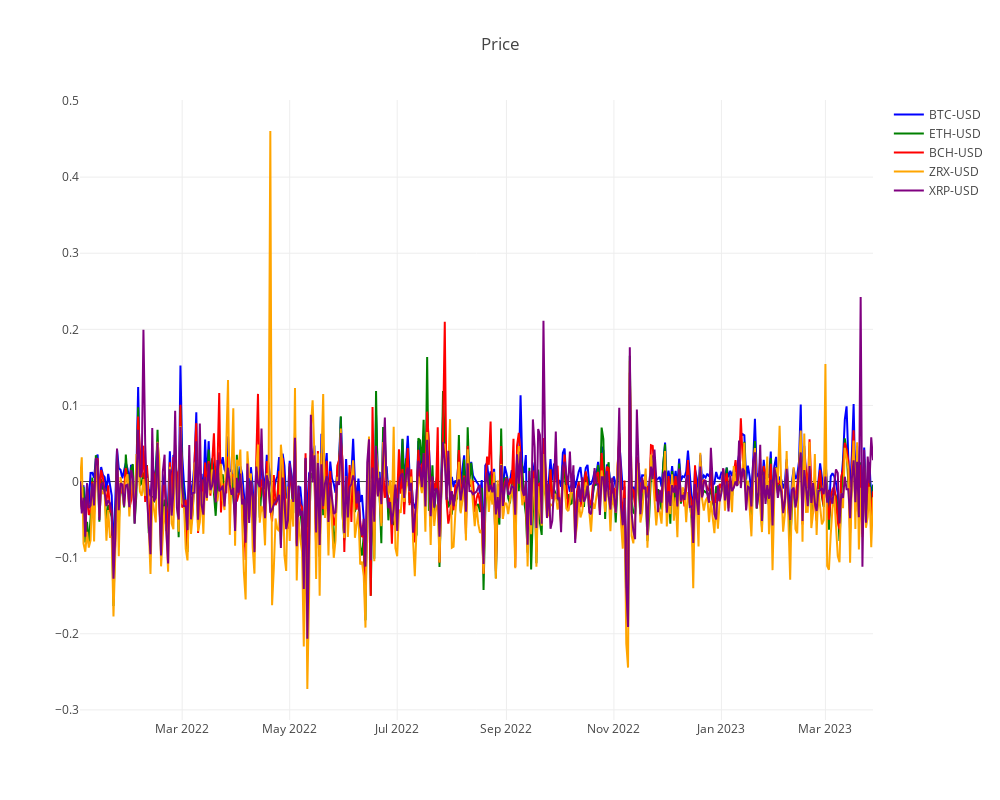

Here is the notebook cell this chart was saved with:
### Code cell
import plotly.graph_objects as go
import pandas as pd

# Assuming 'comb' is a DataFrame with the index as the x-axis values
x_values = comb.index

# Create a plotly line chart
fig = go.Figure()

# Add lines for each cryptocurrency with custom colors
fig.add_trace(go.Scatter(
    x=x_values, y=comb['BTC-USD'], mode='lines', name='BTC-USD', line=dict(color='blue', width=2)))
fig.add_trace(go.Scatter(
    x=x_values, y=comb['ETH-USD'], mode='lines', name='ETH-USD', line=dict(color='green', width=2)))
fig.add_trace(go.Scatter(
    x=x_values, y=comb['BCH-USD'], mode='lines', name='BCH-USD', line=dict(color='red', width=2)))
fig.add_trace(go.Scatter(
    x=x_values, y=comb['ZRX-USD'], mode='lines', name='ZRX-USD', line=dict(color='orange', width=2)))
fig.add_trace(go.Scatter(
    x=x_values, y=comb['XRP-USD'], mode='lines', name='XRP-USD', line=dict(color='purple', width=2)))

# Set the chart title
fig.update_layout(title='Price')

# Set the chart size
fig.update_layout(height=800, width=1000)

fig.show()

### Figure 1 — Plotly figure (JSON) as saved in the notebook; plotly's stock layout.template omitted (floating-point values rounded to 4 significant figures; data arrays with more than 128 entries replaced by an {"elided": "..."} marker saying what was removed)
{"data": [{"line": {"color": "blue", "width": 2}, "mode": "lines", "name": "BTC-USD", "type": "scatter", "x": {"elided": "451 str values"}, "y": {"elided": "451 float values"}}, {"line": {"color": "green", "width": 2}, "mode": "lines", "name": "ETH-USD", "type": "scatter", "x": {"elided": "451 str values"}, "y": {"elided": "451 float values"}}, {"line": {"color": "red", "width": 2}, "mode": "lines", "name": "BCH-USD", "type": "scatter", "x": {"elided": "451 str values"}, "y": {"elided": "451 float values"}}, {"line": {"color": "orange", "width": 2}, "mode": "lines", "name": "ZRX-USD", "type": "scatter", "x": {"elided": "451 str values"}, "y": {"elided": "451 float values"}}, {"line": {"color": "purple", "width": 2}, "mode": "lines", "name": "XRP-USD", "type": "scatter", "x": {"elided": "451 str values"}, "y": {"elided": "451 float values"}}], "layout": {"height": 800, "title": {"text": "Price"}, "width": 1000}}
